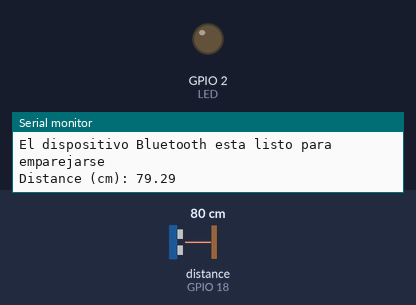
Simulated run of this sketch. Board: ESP32. Parts: output pins drawn as LEDs (lit = HIGH), the last lines printed to the serial monitor. Wiring (inferred from the names in the program): ultrasonic range finder: trigger GPIO 5; echo GPIO 18. The inputs (shaded band) are chosen by the test bench; at power-on: distance to the obstacle (sensor on GPIO 18) 80 cm. The echo pulse lasts 58.3 µs per cm; nothing arrives over Bluetooth unless stated; pins used as bus, display or sensor lines are not drawn.

Above: at 1.8 s.
1.9 s: distance to the obstacle (sensor on GPIO 18) set to 23 cm
3.4 s: distance to the obstacle (sensor on GPIO 18) set to 18 cm
At 4.6 s:
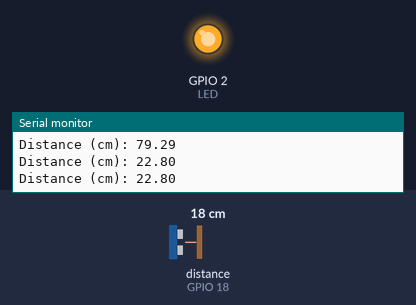
5.5 s: distance to the obstacle (sensor on GPIO 18) set to 35 cm
At 7.2 s:
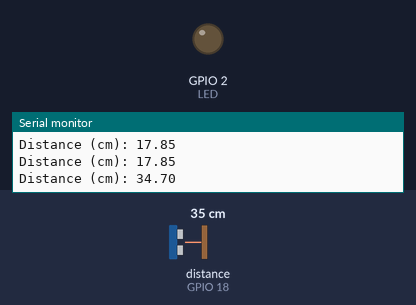
7.5 s: distance to the obstacle (sensor on GPIO 18) set to 2 cm
At 9.1 s:
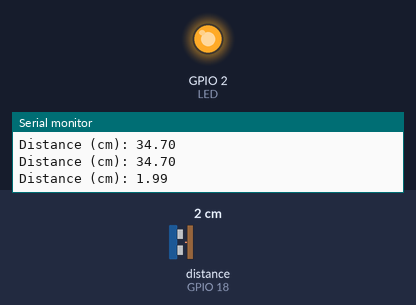
Timing chart, 0 to 10.5 s (numbered marks = the images above; inputs shaded):
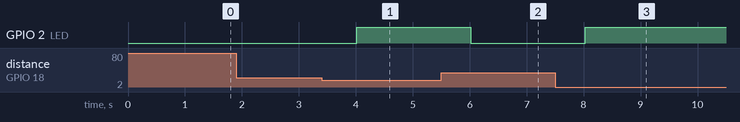

The sketch:

ESP32_BLUETOOTH_copy_20230306174320.ino
```cpp
/*
  Program to control LED (ON/OFF) from ESP32 using Serial Bluetooth
  by Daniel Carrasco -> https://www.electrosoftcloud.com/
*/
#include "BluetoothSerial.h"
#if !defined(CONFIG_BT_ENABLED) || !defined(CONFIG_BLUEDROID_ENABLED)
#error Bluetooth is not enabled! Please run `make menuconfig` to and enable it
#endif
#define LED 2
//define sound speed in cm/uS
#define SOUND_SPEED 0.034
#define CM_TO_INCH 0.393701

const int trigPin = 5;
const int echoPin = 18;

long duration;
float distanceCm;
float distanceInch;

BluetoothSerial BT; // Objeto Bluetooth
void setup() {
  Serial.begin(9600); // Inicialización de la conexión en serie para la depuración
  BT.begin("ESP32_LED_Control"); // Nombre de su dispositivo Bluetooth y en modo esclavo
  Serial.println("El dispositivo Bluetooth esta listo para emparejarse");
  pinMode (LED, OUTPUT); // Cambie el pin LED a OUTPUT
  pinMode(trigPin, OUTPUT); // Sets the trigPin as an Output
  pinMode(echoPin, INPUT); // Sets the echoPin as an Input
}
void loop() {
  /*if (BT.available()) // Compruebe si recibimos algo de Bluetooth
  {
    int incoming = BT.read(); // Lee lo que recibimos
    Serial.print("Recibido: ");
    Serial.println(incoming);
    if (incoming == 49){ // 1 en ASCII
      digitalWrite(LED, HIGH); // LED Encendido
      BT.println("LED encendido"); // Envía el mensaje de texto a través de BT Serial
    }
    if (incoming == 48){ // 0 en ASCII
      digitalWrite(LED, LOW); // LED Apagado
      BT.println("LED apagado"); // Envía el mensaje de texto a través de BT Serial
    }
  }
  */
  //delay(20);
  //SENSOR ULTRASONICO
  // Clears the trigPin
  digitalWrite(trigPin, LOW);
  delayMicroseconds(2);
  // Sets the trigPin on HIGH state for 10 micro seconds
  digitalWrite(trigPin, HIGH);
  delayMicroseconds(10);
  digitalWrite(trigPin, LOW);

  // Reads the echoPin, returns the sound wave travel time in microseconds
  duration = pulseIn(echoPin, HIGH);

  // Calculate the distance
  distanceCm = duration * SOUND_SPEED/2;
  BT.println (distanceCm);
  if(distanceCm<20){
    //BT.println("d");
    //Serial.print("d");
    //if (bandera=!1)
    //BT.print("d");
    digitalWrite(LED,HIGH);

    //delay(600);
  }else{
    //BT.println("n");
    //if (bandera!=2)
    //BT.print("n");
    digitalWrite(LED,LOW);

   // delay(600);
  }
   delay(1000);


  // Convert to inches
//  Prints the distance in the Serial Monitor
  Serial.print("Distance (cm): ");
  Serial.println(distanceCm);
//  Serial.print("Distance (inch): ");
//  Serial.println(distanceInch);
  //delay(500);
}
```

Measured:
- the behaviour switches between 21 and 20 cm on distance to the obstacle (sensor on GPIO 18) (found by bisection; images 0 and 1)
- after the input at 3.4 s, GPIO 2 (LED): LOW → HIGH after 0.62 s
- after the input at 5.5 s, GPIO 2 (LED): HIGH → LOW after 0.52 s
- after the input at 7.5 s, GPIO 2 (LED): LOW → HIGH after 0.52 s
